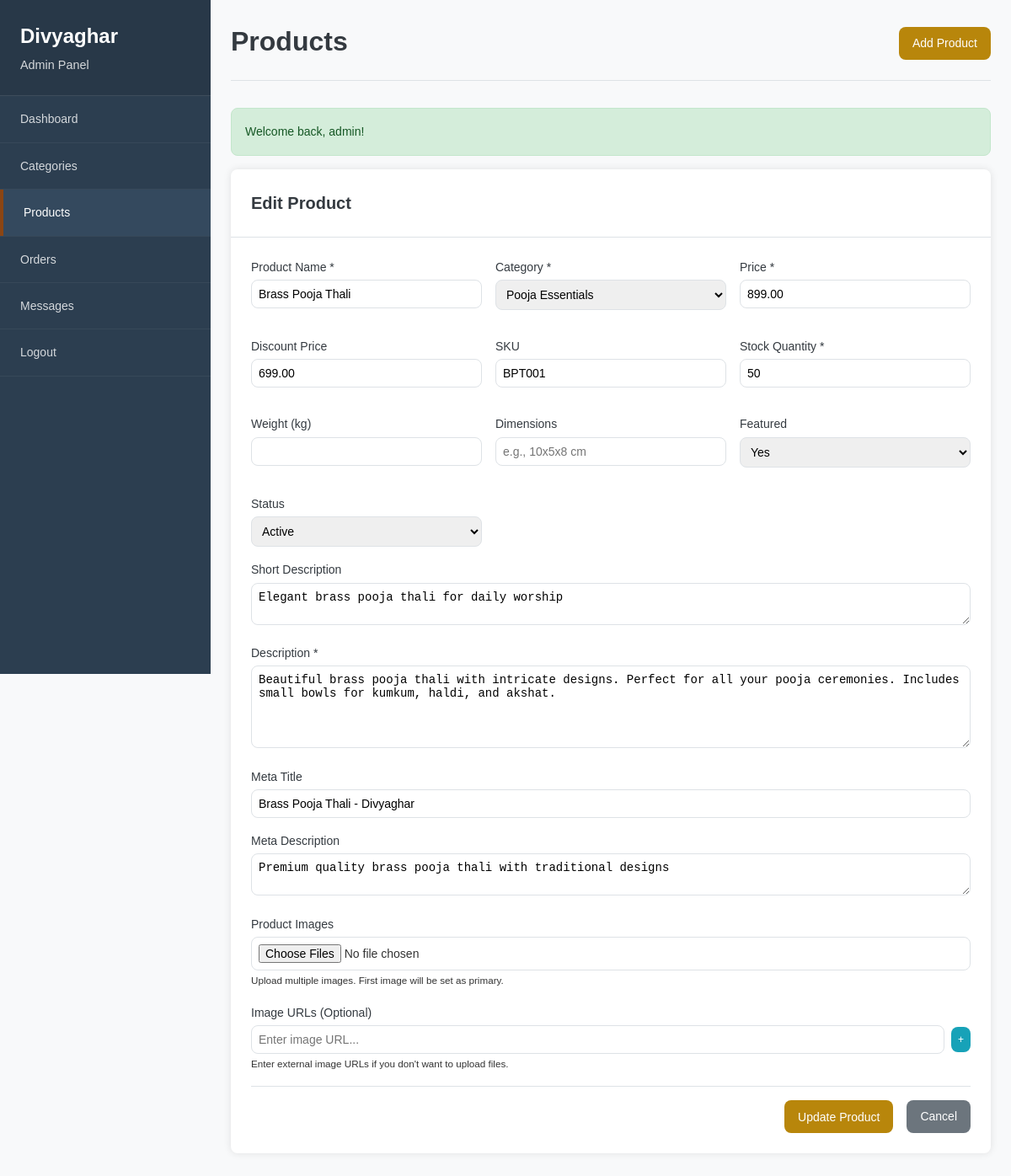
Screenshot of /admin/products.php?action=edit&id=1 (signed in) with the database file from the repository.
### tables this page shows
CREATE TABLE `products` (
  `id` int(11) NOT NULL AUTO_INCREMENT,
  `category_id` int(11) NOT NULL,
  `name` varchar(200) NOT NULL,
  `slug` varchar(200) NOT NULL,
  `description` text NOT NULL,
  `short_description` text DEFAULT NULL,
  `price` decimal(10,2) NOT NULL,
  `discount_price` decimal(10,2) DEFAULT NULL,
  `sku` varchar(50) DEFAULT NULL,
  `stock_quantity` int(11) NOT NULL DEFAULT 0,
  `weight` decimal(8,2) DEFAULT NULL,
  `dimensions` varchar(50) DEFAULT NULL,
  `meta_title` varchar(200) DEFAULT NULL,
  `meta_description` text DEFAULT NULL,
  `featured` enum('yes','no') NOT NULL DEFAULT 'no',
  `status` enum('active','inactive') NOT NULL DEFAULT 'active',
  `created_at` timestamp NOT NULL DEFAULT CURRENT_TIMESTAMP,
  `updated_at` timestamp NOT NULL DEFAULT CURRENT_TIMESTAMP ON UPDATE CURRENT_TIMESTAMP,
  PRIMARY KEY (`id`),
  UNIQUE KEY `slug` (`slug`),
  KEY `category_id` (`category_id`),
  KEY `status` (`status`),
  KEY `featured` (`featured`),
  CONSTRAINT `products_ibfk_1` FOREIGN KEY (`category_id`) REFERENCES `categories` (`id`) ON DELETE CASCADE
);

CREATE TABLE `categories` (
  `id` int(11) NOT NULL AUTO_INCREMENT,
  `name` varchar(100) NOT NULL,
  `slug` varchar(100) NOT NULL,
  `description` text DEFAULT NULL,
  `meta_title` varchar(200) DEFAULT NULL,
  `meta_description` text DEFAULT NULL,
  `status` enum('active','inactive') NOT NULL DEFAULT 'active',
  `created_at` timestamp NOT NULL DEFAULT CURRENT_TIMESTAMP,
  `updated_at` timestamp NOT NULL DEFAULT CURRENT_TIMESTAMP ON UPDATE CURRENT_TIMESTAMP,
  PRIMARY KEY (`id`),
  UNIQUE KEY `slug` (`slug`),
  KEY `status` (`status`)
);

### includes/functions.php (called while the page is built, shortened)
<?php
function getFlashMessage($type) {
    if (isset($_SESSION['flash'][$type])) {
        $message = $_SESSION['flash'][$type];
        return $message;
    }
    return null;
}
?>

### config/connection.php (called while the page is built, shortened)
<?php
class Database {
    private $host = DB_HOST;
    private $dbname = DB_NAME;
    private $username = DB_USER;
    private $password = DB_PASS;
    private $conn;
    private function connect() {
        try {
            $dsn = "mysql:host={$this->host};dbname={$this->dbname};charset=utf8mb4";
            $options = [
                PDO::ATTR_ERRMODE => PDO::ERRMODE_EXCEPTION,
                PDO::ATTR_DEFAULT_FETCH_MODE => PDO::FETCH_ASSOC,
                PDO::ATTR_EMULATE_PREPARES => false,
            ];
            $this->conn = new PDO($dsn, $this->username, $this->password, $options);
        } catch(PDOException $e) {
            die("Database connection failed: " . $e->getMessage());
        }
    }
    public function query($sql, $params = []) {
        try {
            $stmt = $this->conn->prepare($sql);
            $stmt->execute($params);
            return $stmt;
        } catch(PDOException $e) {
            die("Query failed: " . $e->getMessage());
        }
    }
    public function fetch($sql, $params = []) {
        $stmt = $this->query($sql, $params);
        return $stmt->fetch();
    }
    public function fetchAll($sql, $params = []) {
        $stmt = $this->query($sql, $params);
        return $stmt->fetchAll();
    }
}
$database = new Database();
$db = $database;
?>

### admin/products.php (the view, shortened to what this page needs)
<?php
require_once 'auth_check.php';
$action = $_GET['action'] ?? 'list';
$product_id = $_GET['id'] ?? null;
$categories = $db->fetchAll("SELECT id, name FROM categories WHERE status = 'active' ORDER BY name ASC");
$product = null;
if ($action === 'edit' && $product_id) {
    $product = $db->fetch("SELECT * FROM products WHERE id = ?", [$product_id]);
}
?>
<!DOCTYPE html>
<html lang="en">
<head>
    <link rel="stylesheet" href="../assets/css/admin.css">
</head>
<body>
    <div class="admin-layout">
        <aside class="sidebar">
            <div class="sidebar-header">
                <h2>Divyaghar</h2>
                <p>Admin Panel</p>
            </div>
            <nav class="sidebar-nav">
                <ul>
                    <li><a href="dashboard.php">Dashboard</a></li>
                    <li><a href="categories.php">Categories</a></li>
                    <li><a href="products.php" class="active">Products</a></li>
                    <li><a href="orders.php">Orders</a></li>
                    <li><a href="messages.php">Messages</a></li>
                    <li><a href="logout.php">Logout</a></li>
                </ul>
            </nav>
        </aside>
        <main class="main-content">
            <header class="page-header">
                <h1>Products</h1>
                <a href="?action=add" class="btn btn-primary">Add Product</a>
            </header>
            <?php if ($message = getFlashMessage('success')): ?>
                <div class="alert alert-success"><?php echo $message; ?></div>
            <?php endif; ?>
            <?php if ($action === 'add' || $action === 'edit'): ?>
                <div class="card">
                    <div class="card-header">
                        <h3><?php echo $action === 'add' ? 'Add Product' : 'Edit Product'; ?></h3>
                    </div>
                    <div class="card-content">
                        <form method="POST" action="" enctype="multipart/form-data">
                            <div class="form-grid">
                                <div class="form-group">
                                    <label for="name">Product Name *</label>
                                    <input type="text" id="name" name="name"
                                           value="<?php echo htmlspecialchars($product['name'] ?? ''); ?>" required>
                                </div>
                                <div class="form-group">
                                    <label for="category_id">Category *</label>
                                    <select id="category_id" name="category_id" required>
                                        <?php foreach ($categories as $cat): ?>
                                            <option value="<?php echo $cat['id']; ?>"
                                                    <?php echo (($product['category_id'] ?? '') == $cat['id']) ? 'selected' : ''; ?>>
                                                <?php echo htmlspecialchars($cat['name']); ?>
                                            </option>
                                        <?php endforeach; ?>
                                    </select>
                                </div>
                                <div class="form-group">
                                    <label for="price">Price *</label>
                                    <input type="number" id="price" name="price" step="0.01" min="0"
                                           value="<?php echo htmlspecialchars($product['price'] ?? ''); ?>" required>
                                </div>
                                <div class="form-group">
                                    <label for="discount_price">Discount Price</label>
                                    <input type="number" id="discount_price" name="discount_price" step="0.01" min="0"
                                           value="<?php echo htmlspecialchars($product['discount_price'] ?? ''); ?>">
                                </div>
                                <div class="form-group">
                                    <label for="sku">SKU</label>
                                    <input type="text" id="sku" name="sku"
                                           value="<?php echo htmlspecialchars($product['sku'] ?? ''); ?>">
                                </div>
                                <div class="form-group">
                                    <label for="stock_quantity">Stock Quantity *</label>
                                    <input type="number" id="stock_quantity" name="stock_quantity" min="0"
                                           value="<?php echo htmlspecialchars($product['stock_quantity'] ?? 0); ?>" required>
                                </div>
                                <div class="form-group">
                                    <label for="weight">Weight (kg)</label>
                                    <input type="number" id="weight" name="weight" step="0.01" min="0"
                                           value="<?php echo htmlspecialchars($product['weight'] ?? ''); ?>">
                                </div>
                                <div class="form-group">
                                    <label for="dimensions">Dimensions</label>
                                    <input type="text" id="dimensions" name="dimensions"
                                           value="<?php echo htmlspecialchars($product['dimensions'] ?? ''); ?>"
                                           placeholder="e.g., 10x5x8 cm">
                                </div>
                                <div class="form-group">
                                    <label for="featured">Featured</label>
                                    <select id="featured" name="featured">
                                        <option value="yes" <?php echo ($product['featured'] ?? '') === 'yes' ? 'selected' : ''; ?>>Yes</option>
                                    </select>
                                </div>
                                <div class="form-group">
                                    <label for="status">Status</label>
                                    <select id="status" name="status">
                                        <option value="active" <?php echo ($product['status'] ?? 'active') === 'active' ? 'selected' : ''; ?>>Active</option>
                                    </select>
                                </div>
                            </div>
                            <div class="form-group">
                                <label for="short_description">Short Description</label>
                                <textarea id="short_description" name="short_description" rows="2"><?php echo htmlspecialchars($product['short_description'] ?? ''); ?></textarea>
                            </div>
                            <div class="form-group">
                                <label for="description">Description *</label>
                                <textarea id="description" name="description" rows="5" required><?php echo htmlspecialchars($product['description'] ?? ''); ?></textarea>
                            </div>
                            <div class="form-group">
                                <label for="meta_title">Meta Title</label>
                                <input type="text" id="meta_title" name="meta_title"
                                       value="<?php echo htmlspecialchars($product['meta_title'] ?? ''); ?>">
                            </div>
                            <div class="form-group">
                                <label for="meta_description">Meta Description</label>
                                <textarea id="meta_description" name="meta_description" rows="2"><?php echo htmlspecialchars($product['meta_description'] ?? ''); ?></textarea>
                            </div>
                            <div class="form-group">
                                <label>Product Images</label>
                                <input type="file" name="images[]" multiple accept="image/*">
                                <small>Upload multiple images. First image will be set as primary.</small>
                            </div>
                            <div class="form-group">
                                <label>Image URLs (Optional)</label>
                                <div id="image-urls-container">
                                    <div class="image-url-input">
                                        <input type="url" name="image_urls[]" placeholder="Enter image URL...">
                                        <button type="button" class="btn btn-sm btn-secondary" onclick="addImageUrlInput()">+</button>
                                    </div>
                                </div>
                                <small>Enter external image URLs if you don't want to upload files.</small>
                            </div>
                            <div class="form-actions">
                                <button type="submit" class="btn btn-primary">
                                    <?php echo $action === 'add' ? 'Add Product' : 'Update Product'; ?>
                                </button>
                                <a href="products.php" class="btn btn-secondary">Cancel</a>
                            </div>
                        </form>
                    </div>
                </div>
            <?php endif; ?>
        </main>
    </div>
</body>
</html>

### rows the page displays
products: name "Brass Pooja Thali", category_id "Pooja Essentials", price "899.00", discount_price "699.00", sku "BPT001", stock_quantity "50", featured "Yes", status "Active", short_description "Elegant brass pooja thali for daily worship", description "Beautiful brass pooja thali with intricate designs. Perfect for all your pooja ceremonies. Includes small bowls for kumkum, haldi, and akshat.", meta_title "Brass Pooja Thali - Divyaghar", meta_description "Premium quality brass pooja thali with traditional designs"

### other values shown
$message "Welcome back, admin!"
